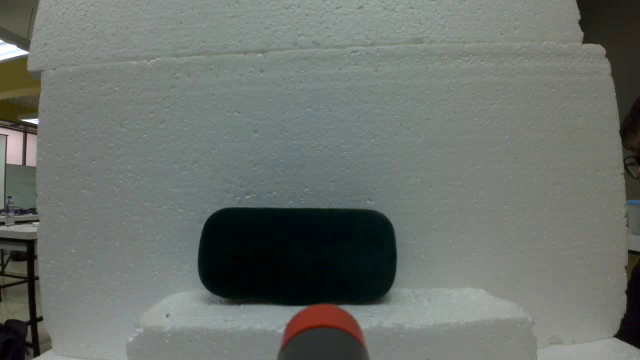
#> input picture lab4/image.png, 640 x 360 px, found by its file name
$ jupyter execute test.ipynb
#> lines starting #> are read from the running program, lines starting #| are printed output that depends on the picture
[cell 1]
import cv2
import numpy as np
import matplotlib.pyplot as plt

G.	Create a random noise image with equal size of original image. Random with normal distribution (zero mean, unit variance). Show the noise image.

[cell 2]
image = cv2.imread('D:\\PIK\\y2-1\\robomaster\\robomaster_sharp\\Robomaster_Challenge\\lab4\\image.png')
#> image is the input picture: shape (360, 640, 3); mean B, G, R 108.1, 113, 107.5
height, width, channels = image.shape
#> height = 360; width = 640; channels = 3

noise = np.random.normal(0, 1, (height, width, channels))

noise_normalized = cv2.normalize(noise, None, 0, 255, cv2.NORM_MINMAX)
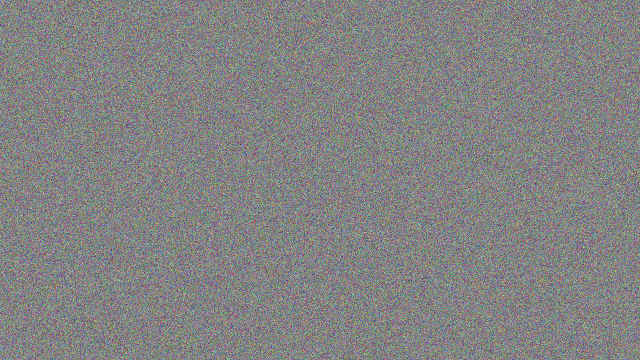
#> noise: shape (360, 640, 3) float64; mean of channels 0, 1, 2 0.00293, 0.0032, 0.000538; drawn with min black and max white
noise_normalized = noise_normalized.astype(np.uint8)

plt.imshow(noise_normalized, cmap='gray')
plt.title('Random Noise Image (Normal Distribution)')
plt.axis('off')
plt.show()
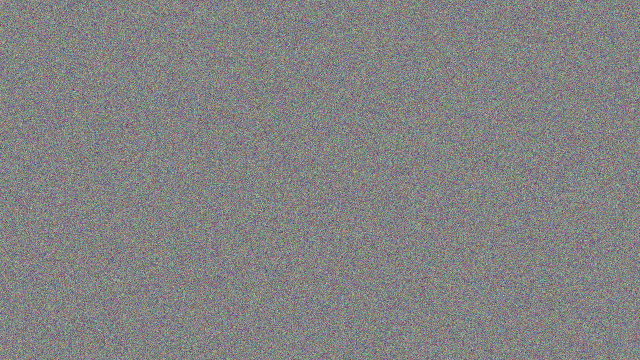
#> shown: shape (360, 640, 3); mean R, G, B 130.8, 130.8, 130.8

H.	Combine the noise image with rescaled L-channel image. Show the results image.

[cell 3]
# โหลดภาพตัวอย่างในโหมดสี (เปลี่ยนเส้นทางของภาพตามที่ต้องการ)
image = cv2.imread('D:\\PIK\\y2-1\\robomaster\\robomaster_sharp\\Robomaster_Challenge\\lab4\\image.png')

# แปลงภาพเป็นโหมดสี LAB
lab_image = cv2.cvtColor(image, cv2.COLOR_BGR2LAB)
#> lab_image: shape (360, 640, 3); mean of channels 0, 1, 2 118.8, 125.1, 130.1

# แยกภาพ LAB ออกเป็นช่อง L, A, และ B
L, A, B = cv2.split(lab_image)
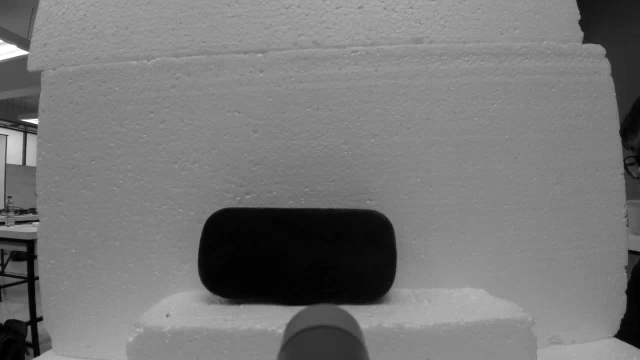
#> L: shape (360, 640); min 0, max 255, mean 118.8
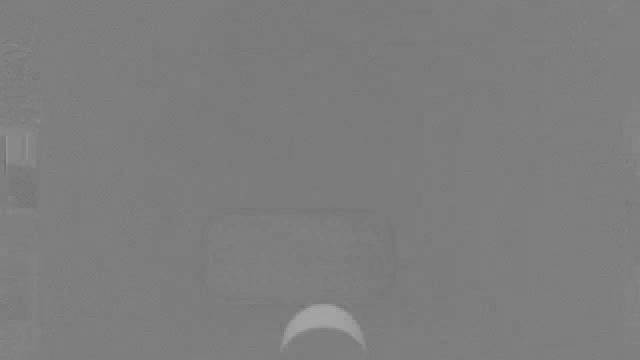
#> A: shape (360, 640); min 111, max 167, mean 125.1

# Rescale ช่อง L ให้มีช่วงที่ตรงกับสัญญาณรบกวน (0-255)
L_rescaled = cv2.normalize(L, None, 0, 255, cv2.NORM_MINMAX)

# สร้างสัญญาณรบกวนแบบสุ่มด้วยการแจกแจงแบบปกติ (mean=0, variance=1)
height, width = L_rescaled.shape
noise = np.random.normal(0, 1, (height, width))

# Normalize สัญญาณรบกวนให้อยู่ในช่วงเดียวกับช่อง L (0-255)
noise_normalized = cv2.normalize(noise, None, 0, 255, cv2.NORM_MINMAX)
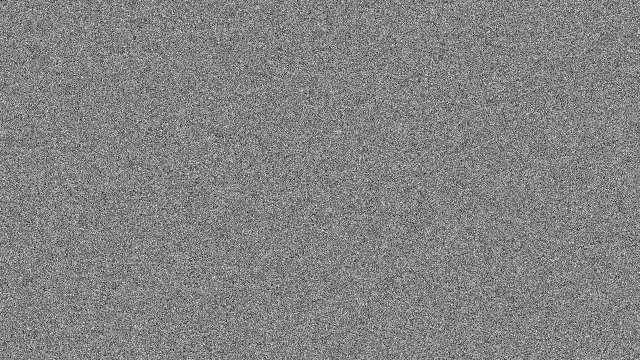
#> noise: shape (360, 640) float64; min -4.55, max 4.28, mean 0.000934; drawn with min black and max white
noise_normalized = noise_normalized.astype(np.uint8)

# รวมภาพสัญญาณรบกวนเข้ากับช่อง L ที่ถูกปรับขนาดแล้ว
combined_L = cv2.add(L_rescaled, noise_normalized)
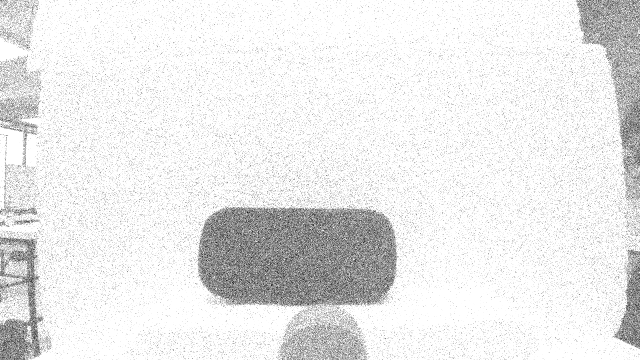
#> combined_L: shape (360, 640); min 27, max 255, mean 233.1

# รวมช่อง L ที่ถูกปรับแล้วเข้ากับช่อง A และ B ดั้งเดิม
combined_lab = cv2.merge((combined_L, A, B))
#> combined_lab: shape (360, 640, 3); mean of channels 0, 1, 2 233.1, 125.1, 130.1

# แปลงภาพ LAB กลับเป็นโหมดสี BGR (RGB)
result_image = cv2.cvtColor(combined_lab, cv2.COLOR_LAB2BGR)
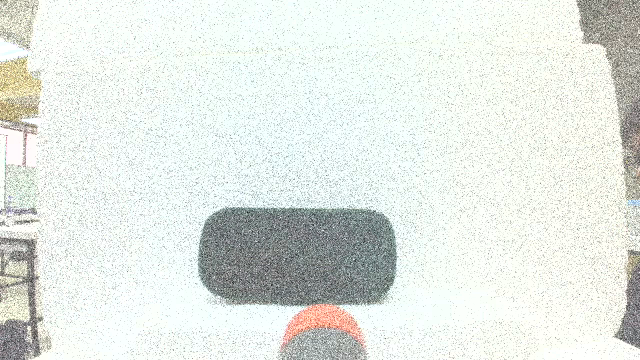
#> result_image: shape (360, 640, 3); mean B, G, R 226.8, 231.6, 226.5

# แสดงผลลัพธ์
plt.imshow(cv2.cvtColor(result_image, cv2.COLOR_BGR2RGB))
plt.title('Combined Noise and L-Channel Image')
plt.axis('off')
plt.show()
